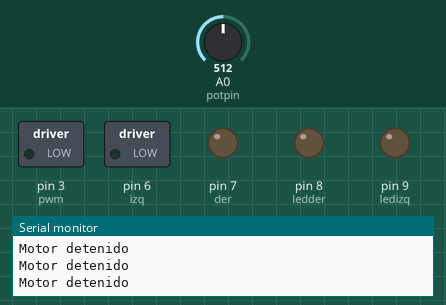
Bench run of a sketch on a simulated Arduino Uno, built with avr-gcc and run on an emulated ATmega328P. Shown: switched loads named in the sketch (green lamp = pin HIGH), output pins drawn as LEDs (lit = HIGH), the last lines printed to the serial monitor. The test bench sets the inputs (shaded band); at power-on: A0 (potpin) = 512.

Above: at 2.2 s.
2.3 s: A0 (potpin) set to 525
5.3 s: A0 (potpin) set to 544
At 6.5 s:
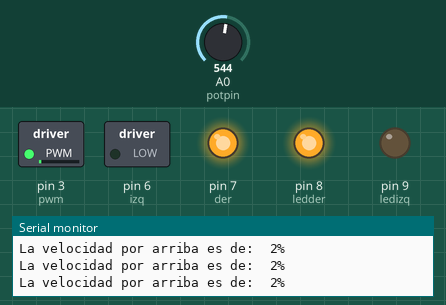
6.8 s: A0 (potpin) set to 716
At 7.8 s:
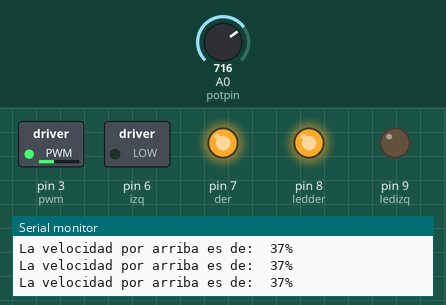
8.3 s: A0 (potpin) set to 306
At 9.0 s:
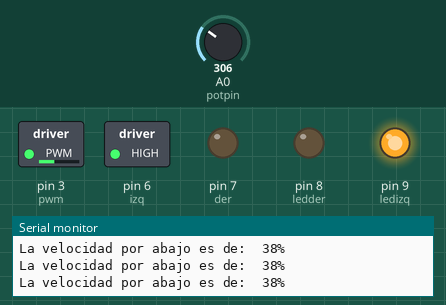
9.8 s: A0 (potpin) set to 0
At 11.0 s:
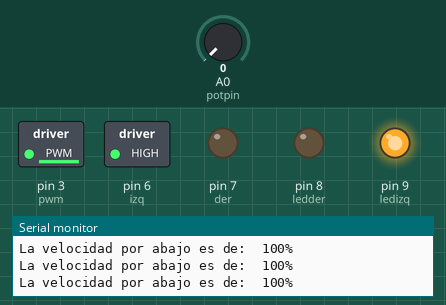
11.3 s: A0 (potpin) set to 122
At 12.4 s:
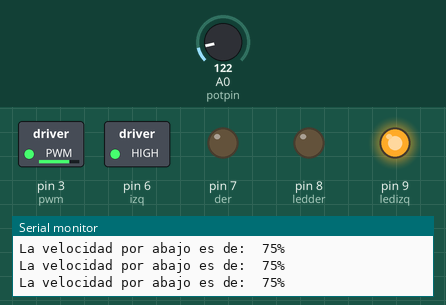
Timing chart, 0 to 13.8 s (numbered marks = the images above; inputs shaded):
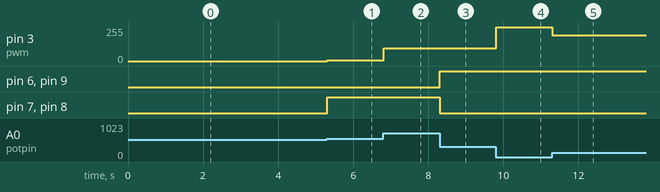

The sketch:

Aplicacion_de_PWM.ino
```cpp
int pot;
int val;
int rpm_arriba;
int rpm_abajo;
int speedarriba;
int speedabajo;

const int potpin = A0;
const int izq = 6;
const int der = 7;
const int pwm = 3;
const int ledizq =  9;
const int ledder = 8;

void setup()
{
  Serial.begin (9600);
  Serial.println ("Inicio");
  pinMode (potpin, INPUT);
  pinMode (izq, OUTPUT);
  pinMode (der, OUTPUT);
  pinMode (pwm, OUTPUT);
  pinMode (ledder, OUTPUT);
  pinMode (ledizq, OUTPUT);
  delay (1000);
}

void loop()
{
 pot = analogRead (potpin);
 val = map (pot, 0, 1023, 0, 255);

    if(val>132)
    {
   rpm_arriba = (val - 132)*2.07;
   speedarriba=map(rpm_arriba, 0, 254, 0, 100);
   digitalWrite(der, HIGH);
   digitalWrite(izq, LOW);
   analogWrite(pwm, rpm_arriba);
   digitalWrite(ledizq, LOW);
    digitalWrite(ledder, HIGH);
   Serial.print("La velocidad por arriba es de:  ");
   Serial.print(speedarriba);
   Serial.println("%");
    }

    else if(val < 123)
    {
    rpm_abajo = (123 - val)*2.07;
    speedabajo = map(rpm_abajo, 0, 254, 0, 100);
    digitalWrite(der, LOW);
    digitalWrite(izq, HIGH);
    analogWrite(pwm, rpm_abajo);
    digitalWrite(ledizq, HIGH);
    digitalWrite(ledder, LOW);
    Serial.print("La velocidad por abajo es de:  ");
    Serial.print(speedabajo);
    Serial.println("%");
    }

   else
    {
    digitalWrite(der, LOW);
    digitalWrite(izq, LOW);
    digitalWrite(pwm, 0);
    digitalWrite(ledder, LOW);
    digitalWrite(ledizq, LOW);
    Serial.println("Motor detenido");
    }

}
```

Measured:
- the behaviour switches between 533 and 534 on A0 (potpin) (found by bisection; images 0 and 1)
- after the input at 5.3 s, pin 3 (pwm): 0/255 → 6/255 at once; pin 7 (der), pin 8 (ledder): LOW → HIGH at once
- after the input at 6.8 s, pin 3 (pwm): 6/255 → 95/255 at once
- after the input at 8.3 s, pin 3 (pwm): 95/255 → 97/255 at once; pin 6 (izq), pin 9 (ledizq): LOW → HIGH at once; pin 7 (der), pin 8 (ledder): HIGH → LOW at once
- after the input at 9.8 s, pin 3 (pwm): 97/255 → 254/255 at once
- after the input at 11.3 s, pin 3 (pwm): 254/255 → 192/255 at once
